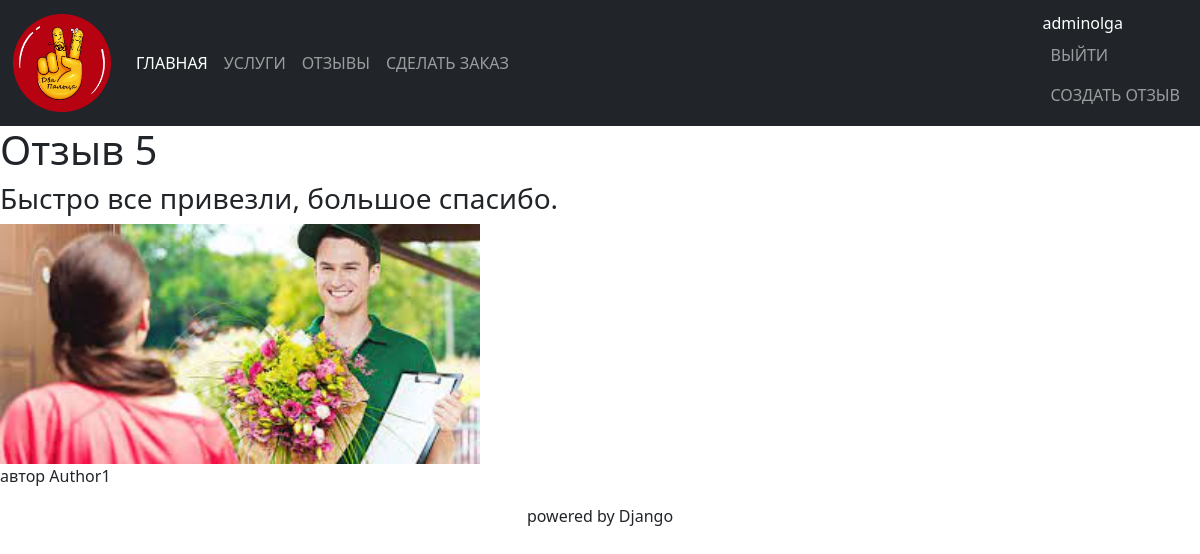
The app's page /comments/5 (signed in) with its own data.
### application/models.py (models this page shows)
class Comment(models.Model):  #наследование
    title = models.CharField(max_length=100, verbose_name='Комментарий')
    content = models.TextField(blank=False, verbose_name='Содержание комментария')
    image = models.ImageField(blank=True, upload_to='uploads', verbose_name='Фото') ## чтобы картинку вставлять не обязательно то blank=True
    date_of_creation = models.DateTimeField(verbose_name='Дата создания комментария')
    author = models.ForeignKey('Author', on_delete=models.CASCADE)

class Author(models.Model):  #наследование
    name = models.CharField(max_length=100, blank=False, )
    email = models.EmailField(blank =False, primary_key=True)

### application/views.py (the view)
# urls.py: path('comments/<int:id>', app_views.comment, name='comment'),
def comment(request, id):  #один комментарий-отзыв по id
    try:
        one_comment = Comment.objects.get(id=id)
    except:
        one_comment = ''
    print(f'1 COMMENT PAGE with id {id}')
    return render(request, 'comment.html', {'comment': one_comment})

### application/templates/comment.html (shortened to what this page needs)
{% extends 'base.html' %}
{% block content %}
    <div>
        {% if comment %}
            <h1>{{ comment.title }}</h1>
            <h3>{{ comment.content }}</h3>
            {% if comment.image %}
                <img class="comment_image" src="{{ comment.image.url }}" />
            {% endif %}
            <p>
                автор {{ comment.author.name }}
            </p>
        {% else %}
            <h3>
                Отзыв не найден
            </h3>
        {% endif %}
    </div>
{% endblock %}

### application/templates/base.html (shortened to what this page needs)
{% load static %}
<!DOCTYPE html>
<html lang="en">
<head>
    <link rel="stylesheet" href="{% static 'application/bootstrap-5.2.2-dist/bootstrap-5.2.2-dist/css/bootstrap.min.css' %}">
    <link rel="stylesheet" href="{% static 'application/css/style2.css' %}">
    <link rel="stylesheet" href="{% static 'application/css/fonts/stylesheet.css' %}">
</head>
<body>
    <nav class="navbar navbar-expand-lg sticky-top navbar-dark bg-dark">
        <div class="container-fluid">
            <a href="#" class="navbar-brand">
                <img src="{% static 'application/img/two_fingers.png' %}" id="Logo" alt="Logo"/>
            </a>
            <div class="collapse navbar-collapse" id="navbarSupportedContent">
                <ul class="navbar-nav me-auto mb-2 mb-lg-0">
                    <li class="nav-item active">
                        <a class="nav-link active" aria-current="page" href="{% url 'home' %}">ГЛАВНАЯ</a></li>
                    <li class="nav-item">
                        <a class="nav-link" href="{% url 'order' %}">УСЛУГИ</a></li>
                    <li class="nav-item">
                        <a class="nav-link" href="{% url 'comments' %}">ОТЗЫВЫ</a></li>
                    <li class="nav-item">
                        <a class="nav-link" data-bs-toggle="modal" data-bs-target="#Modal" href="{% url 'add_order' %}">СДЕЛАТЬ ЗАКАЗ</a></li>
                </ul>
            </div>
            <div>
                <ul class="navbar-nav" style="display: inline-flex; flex-direction: column;">
                    <li class="nav-item" style="color: white; padding-right: 10px;">
                    {% if user.is_authenticated %}
                            {{ user.get_username }}
                    </li>
                    <li class="nav-item"><a href="{% url 'logout' %}?next={{request.path}}" class="nav-link">ВЫЙТИ</a></li>
                    <li class="nav-item"><a href= "{% url 'add_comment' %}" class="nav-link">СОЗДАТЬ ОТЗЫВ</a></li>
                    {% else %}
                    <li class="nav-item"><a href="{% url 'login' %}?next={{request.path}}" class="nav-link">ВОЙТИ</a></li>
                    {% endif %}
                </ul>
            </div>
        </div>
    </nav>
    <div>
            {% block content %}
            {% endblock %}
    </div>
    <div class="main-structure center">
        <p>powered by Django</p>
    </div>
</body>
</html>

### application/static/application/css/style2.css (style rules this page uses)
.center { justify-content: center; align-content: center; align-self: center; text-align: center; }
.comment_image { width: 40%; }
#Logo { max-width: 100px; max-height: 100px; align-self: center; text-align: center; }

### records on screen
Comment: title "Отзыв 5", content "Быстро все привезли, большое спасибо.", image (picture), author.name "Author1"

### other values on screen
{{ user.get_username }} "adminolga"
